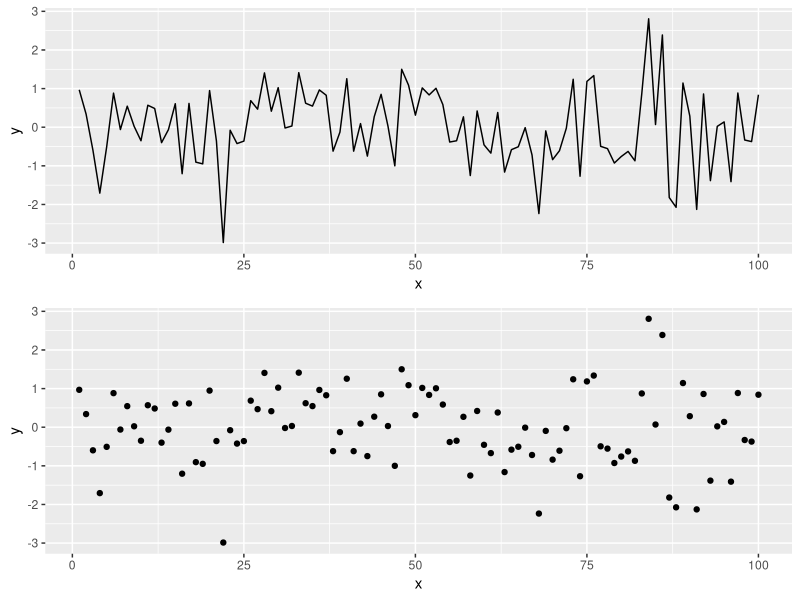

The R source for this figure:
## ---- chunk 1
knitr::opts_chunk$set(echo = TRUE, fig.width = 8, fig.height = 8, fig.alig = "center")
## ---- chunk 2
library(tidyverse)
library(gridExtra)
## ---- chunk 3
x <- seq(1:100)
y <- rnorm(100) # Generating data form a normal distribution with mean 0 and variance 1
data <- data.frame(x = x, y = y ) # Creating a data frame
p1 = ggplot(data, aes(x= x, y = y)) +
geom_line()
p2 = ggplot(data, aes(x= x, y = y)) +
geom_point()
grid.arrange(p1, p2)
